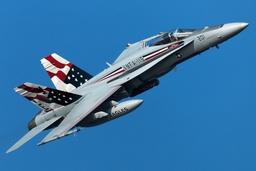
#> input picture eagle.jpg, 256 x 171 px, shrunk from 1086 x 724 before the run
$ python img_resize.py
#> lines starting #> are read from the running program, lines starting #| are printed output that depends on the picture
import numpy as np
import cv2

factor = 15
image = cv2.imread('eagle.jpg')
#> image is the input picture: shape (171, 256, 3); mean B, G, R 168.5, 117.9, 54.4
image_height, image_width, imgage_channels = image.shape
#> image_height = 171; image_width = 256; imgage_channels = 3
resized_height, resized_width = image_height * factor, image_width * factor
#> resized_height = 2565; resized_width = 3840
resized_image = np.zeros((resized_height, resized_width, imgage_channels), dtype=np.uint8)

row_coors = np.arange(resized_height * resized_width) / (resized_width * factor) # 1D array of floats
row_coors = np.array(row_coors, dtype=np.uint) # 1D array of ints

col_coors = np.zeros((resized_height, resized_width)) + np.arange(resized_width) / factor # resized_height by resized_width array of floats
col_coors = np.reshape(np.array(col_coors, dtype=np.uint), row_coors.shape) # 1D array of ints

resize_coors = row_coors, col_coors
resized_image[::] = np.reshape(image[resize_coors], resized_image.shape)
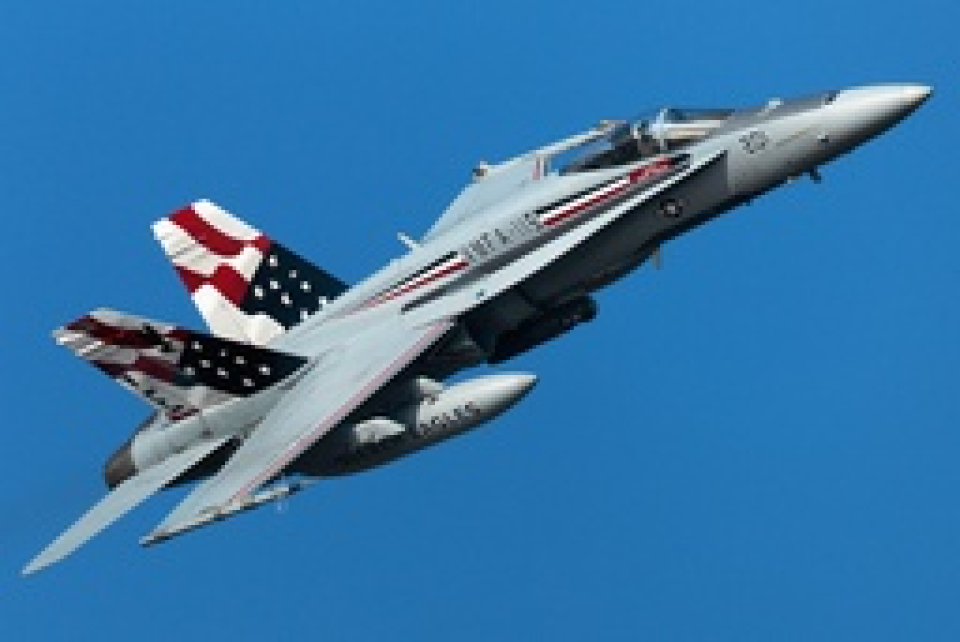
#> resized_image: shape (2565, 3840, 3) (shown at 1/4 size); mean B, G, R 168.5, 117.9, 54.4

print(image.shape)
#| (171, 256, 3)
print(resized_image.shape)
#| (2565, 3840, 3)

cv2.imshow('Original', image)
cv2.imshow('Resized', resized_image)
cv2.waitKey(0)

# cv2.imwrite('eagle15X.png', resized_image)
